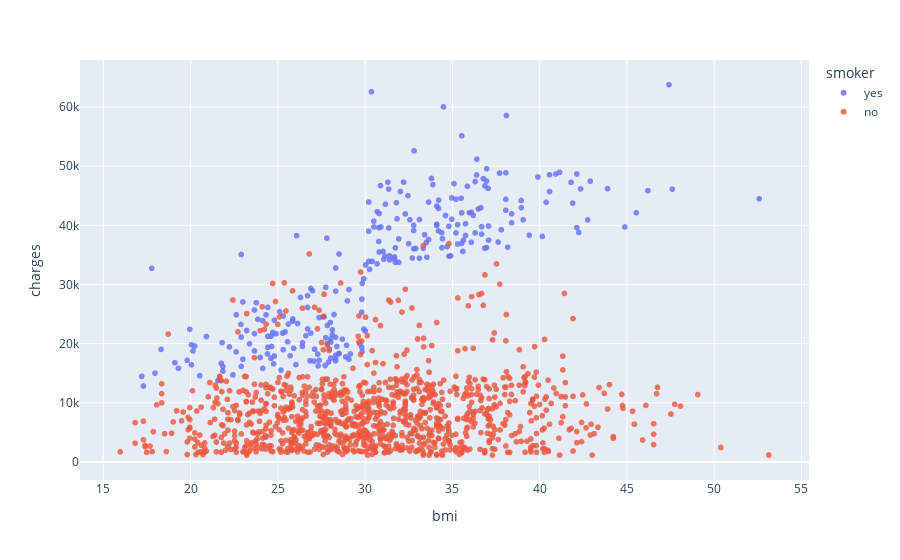

Source (notebook cell):
### Code cell
fig = px.scatter(medical_df, y='charges', x='bmi', color='smoker', opacity=0.8, hover_data=['sex'])
fig.update_layout(bargap=0.1)
fig.show()

### Figure 1 — Plotly figure (JSON) as saved in the notebook; plotly's stock layout.template omitted (floating-point values rounded to 4 significant figures; data arrays with more than 128 entries replaced by an {"elided": "..."} marker saying what was removed)
{"data": [{"customdata": {"elided": "274x1 str values"}, "hovertemplate": "smoker=yes<br>bmi=%{x}<br>charges=%{y}<br>sex=%{customdata[0]}<extra></extra>", "legendgroup": "yes", "marker": {"color": "#636efa", "opacity": 0.8, "symbol": "circle"}, "mode": "markers", "name": "yes", "showlegend": true, "type": "scattergl", "x": {"elided": "274 float values"}, "xaxis": "x", "y": {"elided": "274 float values"}, "yaxis": "y"}, {"customdata": {"elided": "1064x1 str values"}, "hovertemplate": "smoker=no<br>bmi=%{x}<br>charges=%{y}<br>sex=%{customdata[0]}<extra></extra>", "legendgroup": "no", "marker": {"color": "#EF553B", "opacity": 0.8, "symbol": "circle"}, "mode": "markers", "name": "no", "showlegend": true, "type": "scattergl", "x": {"elided": "1064 float values"}, "xaxis": "x", "y": {"elided": "1064 float values"}, "yaxis": "y"}], "layout": {"bargap": 0.1, "legend": {"title": {"text": "smoker"}, "tracegroupgap": 0}, "margin": {"t": 60}, "xaxis": {"anchor": "y", "domain": [0, 1], "title": {"text": "bmi"}}, "yaxis": {"anchor": "x", "domain": [0, 1], "title": {"text": "charges"}}}}
